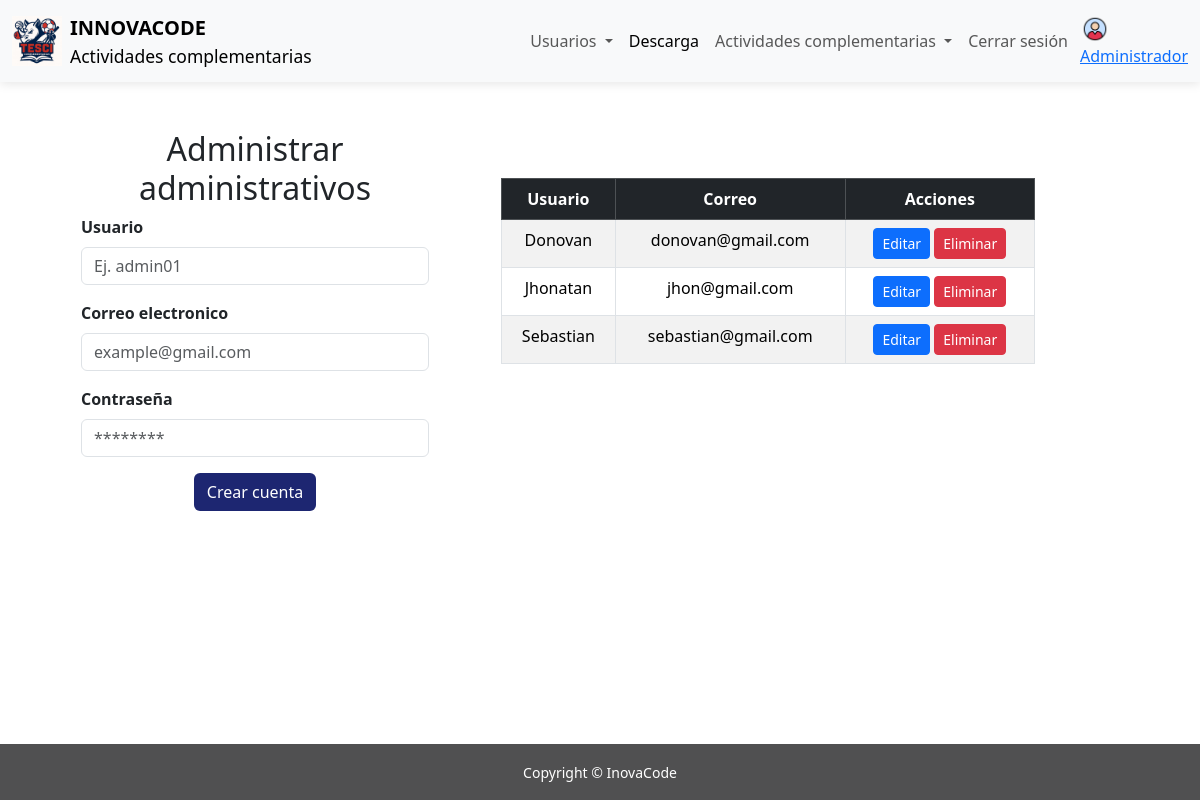
Page /inovacode/paginas/administrar-administradores.php on the earlier database version.
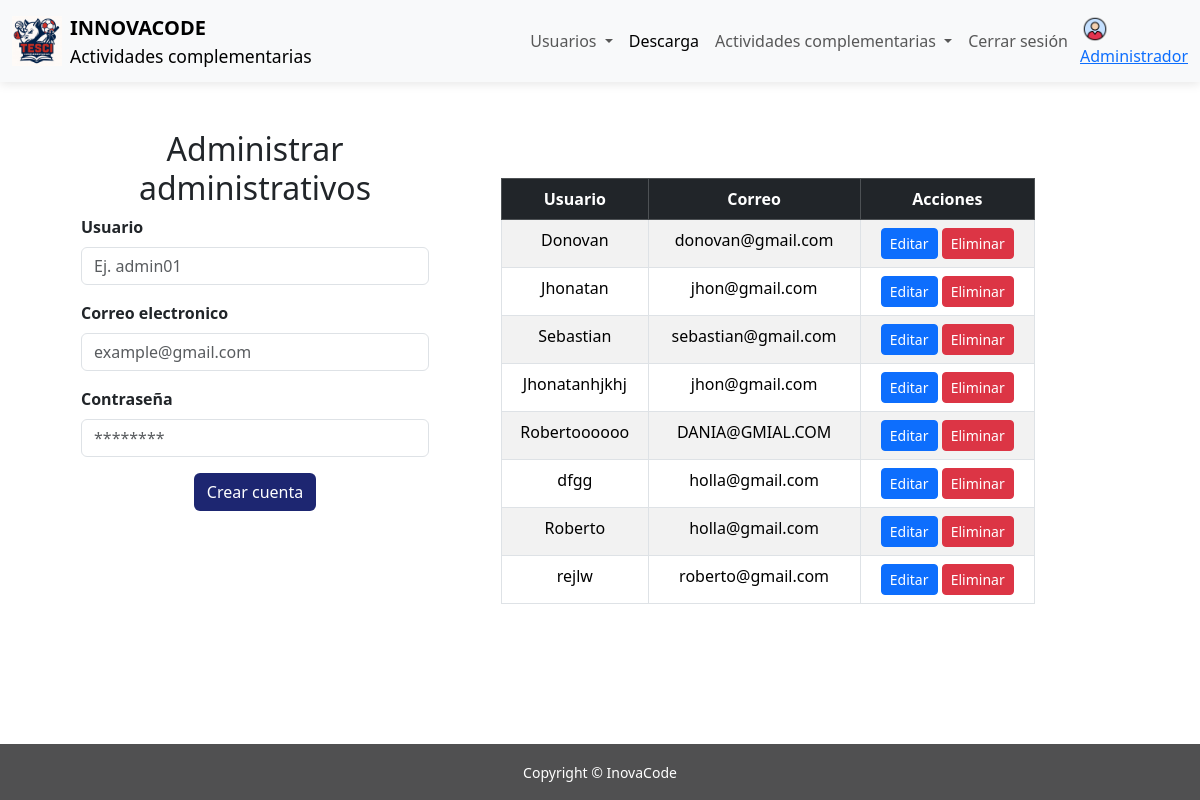
Same page on the later database version.
### tables this page shows
CREATE TABLE `administrador` (
  `id_admin` int(11) NOT NULL,
  `usuario` varchar(50) NOT NULL,
  `correo` varchar(50) NOT NULL,
  `contrasena` varchar(50) NOT NULL
);

### inovacode/acciones/ver-administrador.php (called while the page is built, shortened)
<?php
function conectando(){
    $C=conectar();
    $consulta="select * from administrador";
    $res=$C->query($consulta);
    return $res;
}
?>

### inovacode/paginas/administrar-administradores.php (the view, shortened to what the changed rows need)
<!DOCTYPE html>
<html lang="es">
<head>
    <link href="https://cdn.jsdelivr.net/npm/bootstrap@5.3.3/dist/css/bootstrap.min.css" rel="stylesheet">
    <link rel="stylesheet" href="../css/estilos.css">
</head>
<body>
     <div class="container row justify-content-center mt-5 mb-5">
            <div class="text-center col-12 col-md-6 col-lg-4 me-5">
                <div class="text-center">
                <h2>Administrar administrativos</h2>
                </div>
            </div>
            <div class="table-responsive mt-5 col-12 col-md-6">
    <?php require ("../acciones/ver-administrador.php"); ?>
    <table class="table table-bordered table-striped text-center">
        <thead class="table-dark">
            <tr>
                <th>Usuario</th>
                <th>Correo</th>
                <th>Acciones</th>
            </tr>
        </thead>
        <tbody>
            <?php
                $valores = conectando();
                while($p = $valores->fetch_assoc()){
            ?>
            <tr>
                <td><?php echo $p['usuario']; ?></td>
                <td><?php echo $p['correo']; ?></td>
                <td>
                    <button
                        class="btn btn-primary btn-sm editarBtn"
                        data-id="<?php echo $p['id_admin']; ?>"
                        data-usuario="<?php echo $p['usuario']; ?>"
                        data-correo="<?php echo $p['correo']; ?>"
                        data-pass="<?php echo $p['contrasena']; ?>"
                        data-bs-toggle="modal"
                        data-bs-target="#editarModal">
                        Editar
                    </button>
                    <a href="../acciones/eliminar-administrador.php?ID=<?php echo $p['id_admin']; ?>"
                       class="btn btn-danger btn-sm">Eliminar</a>
                </td>
            </tr>
            <?php } ?>
        </tbody>
    </table>
</div>
    </div>
</body>
</html>

Differences in the rows shown:
added administrador: usuario "Jhonatanhjkhj", correo "jhon@gmail.com"
added administrador: usuario "Robertoooooo", correo "DANIA@GMIAL.COM"
added administrador: usuario "dfgg", correo "holla@gmail.com"
added administrador: usuario "Roberto", correo "holla@gmail.com"
added administrador: usuario "rejlw", correo "roberto@gmail.com"
